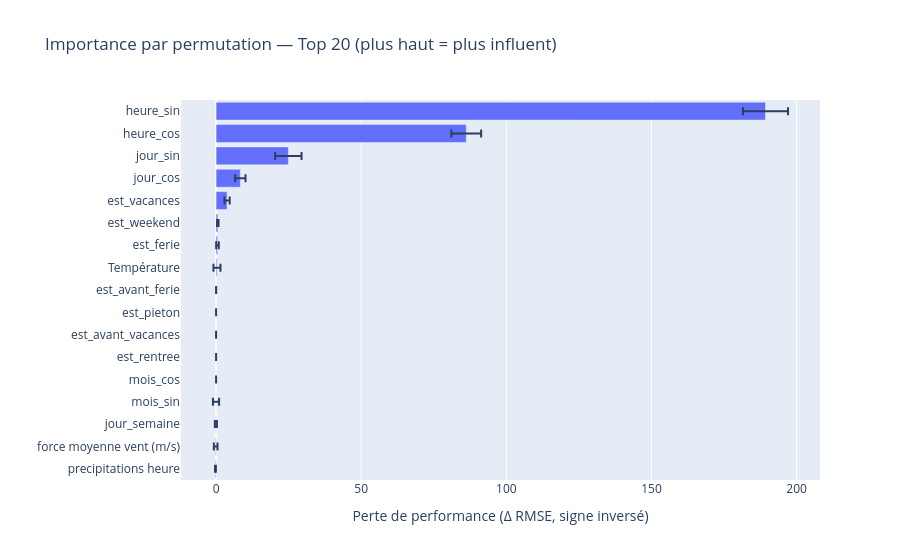

Notebook cell for this chart:
### Code cell
from sklearn.inspection import permutation_importance
import pandas as pd
import numpy as np
import plotly.express as px

perm = permutation_importance(
    estimator=pipe,
    X=X_test,
    y=y_test,
    n_repeats=20,
    random_state=42,
    scoring='neg_root_mean_squared_error'  
)

imp_df = (
    pd.DataFrame({
        'feature': features,
        'importance_mean': perm.importances_mean,
        'importance_std': perm.importances_std
    })
    .sort_values('importance_mean', ascending=False)
)

print(imp_df.head(20))

topk = imp_df.head(20).sort_values('importance_mean', ascending=True)
fig = px.bar(
    topk,
    x='importance_mean', y='feature',
    error_x='importance_std',
    orientation='h',
    title='Importance par permutation — Top 20 (plus haut = plus influent)'
)
fig.update_layout(xaxis_title="Perte de performance (Δ RMSE, signe inversé)", yaxis_title="")
fig.show()

### Figure 1 — Plotly figure (JSON) as saved in the notebook; plotly's stock layout.template omitted (floating-point values rounded to 4 significant figures)
{"data": [{"error_x": {"array": [0.1493, 0.6292, 0.354, 1.056, 0.0, 0.0, 0.0, 0.0, 0.01443, 1.214, 0.4556, 0.247, 0.9146, 1.781, 4.538, 5.123, 7.77]}, "hovertemplate": "importance_mean=%{x}<br>feature=%{y}<extra></extra>", "legendgroup": "", "marker": {"color": "#636efa", "pattern": {"shape": ""}}, "name": "", "orientation": "h", "showlegend": false, "textposition": "auto", "type": "bar", "x": [-0.2241, -0.1445, -0.07676, -0.02781, 0.0, 0.0, 0.0, 0.0, 0.01007, 0.2995, 0.479, 0.5889, 3.78, 8.347, 24.9, 86.19, 189.3], "xaxis": "x", "y": ["precipitations heure", "force moyenne vent (m/s)", "jour_semaine", "mois_sin", "mois_cos", "est_rentree", "est_avant_vacances", "est_pieton", "est_avant_ferie", "Température", "est_ferie", "est_weekend", "est_vacances", "jour_cos", "jour_sin", "heure_cos", "heure_sin"], "yaxis": "y"}], "layout": {"barmode": "relative", "legend": {"tracegroupgap": 0}, "title": {"text": "Importance par permutation — Top 20 (plus haut = plus influent)"}, "xaxis": {"anchor": "y", "domain": [0, 1], "title": {"text": "Perte de performance (Δ RMSE, signe inversé)"}}, "yaxis": {"anchor": "x", "domain": [0, 1], "title": {"text": ""}}}}
